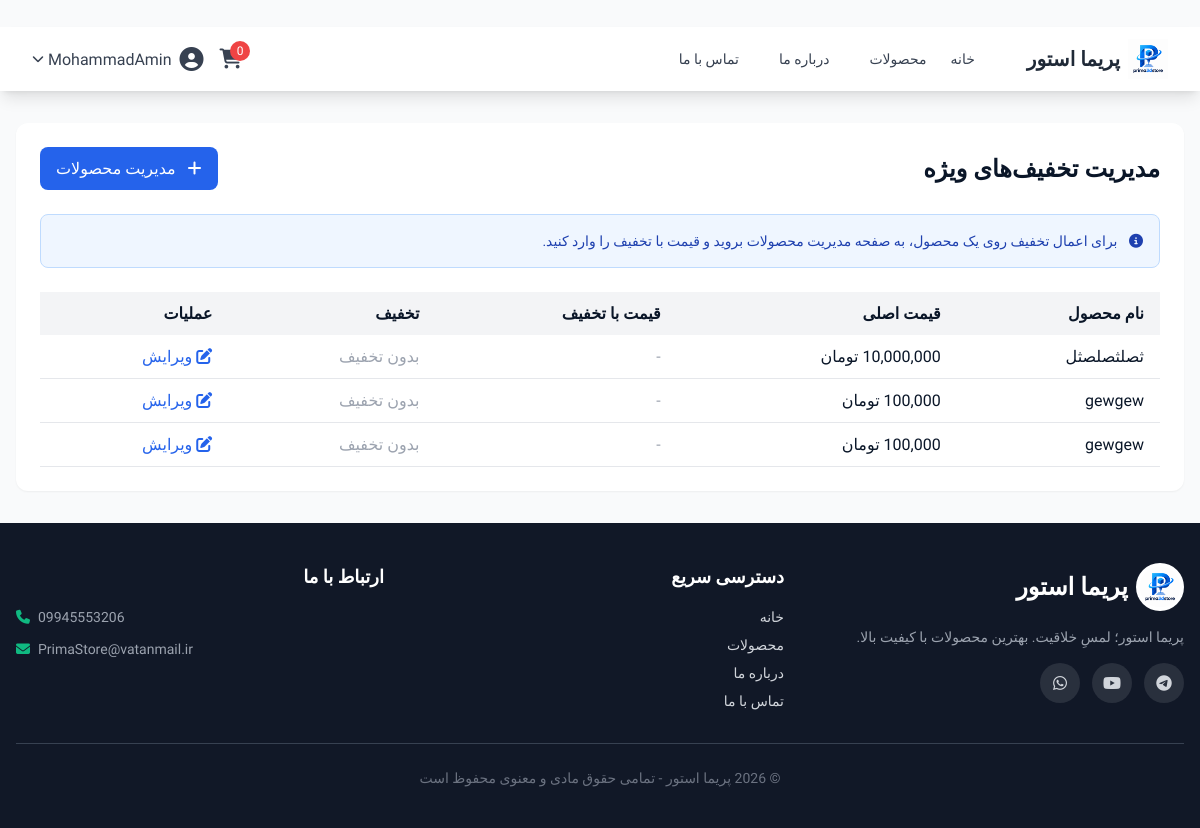
The app's page /admin/discounts (signed in), older data.
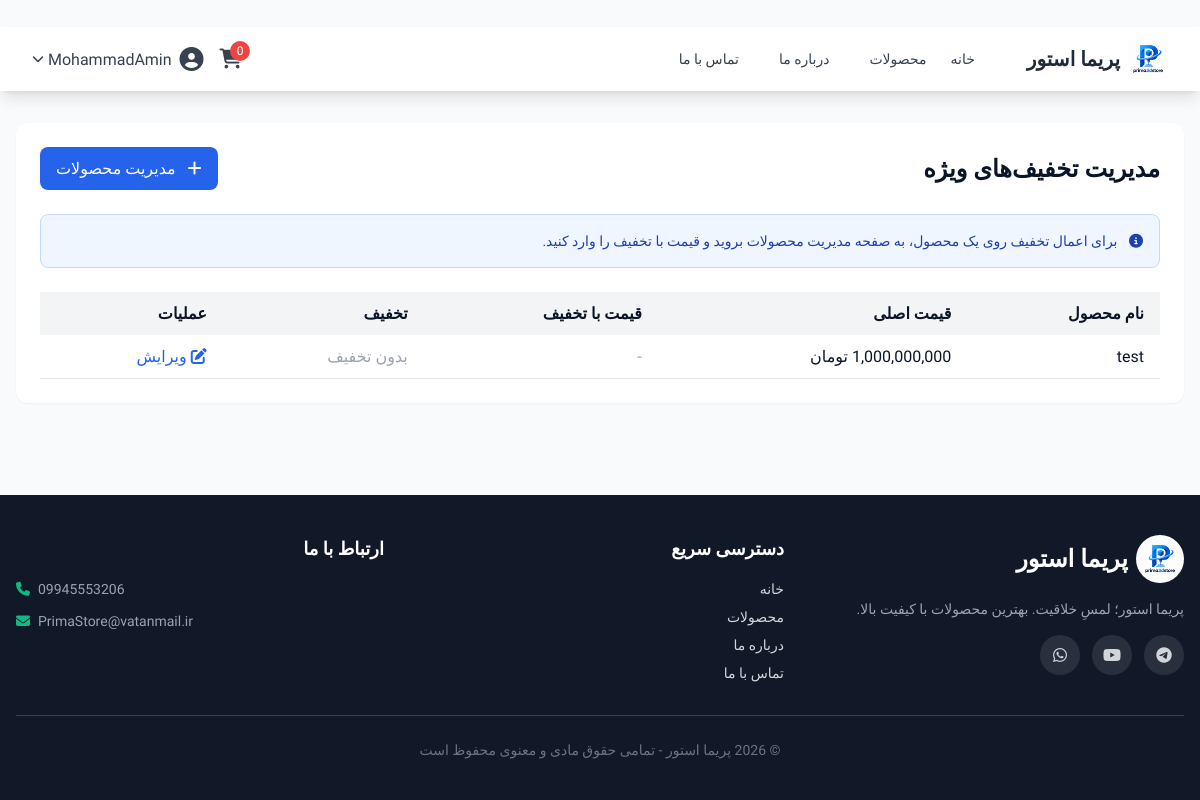
The same page, newer data.
### app/main.py (models this page shows)
class User(UserMixin, db.Model):
    __tablename__ = 'users'
    id = db.Column(db.Integer, primary_key=True)
    username = db.Column(db.String(80), unique=True, nullable=False)
    email = db.Column(db.String(120), unique=True, nullable=False)
    password_hash = db.Column(db.String(200), nullable=False)
    full_name = db.Column(db.String(100))
    is_admin = db.Column(db.Boolean, default=False)
    is_active = db.Column(db.Boolean, default=True)

class Product(db.Model):
    __tablename__ = 'products'
    id = db.Column(db.Integer, primary_key=True)
    name = db.Column(db.String(200), nullable=False)
    slug = db.Column(db.String(200), unique=True, nullable=False)
    description = db.Column(db.Text)
    price = db.Column(db.Numeric(10, 2), nullable=False)
    quantity = db.Column(db.Integer, default=0)
    category_id = db.Column(db.Integer, db.ForeignKey('categories.id'))
    user_id = db.Column(db.Integer, db.ForeignKey('users.id'))
    material = db.Column(db.String(100))
    color = db.Column(db.String(50), nullable=True)
    color_name = db.Column(db.String(50), nullable=True)
    is_available = db.Column(db.Boolean, default=True)
    status = db.Column(db.String(20), default='published')
    image_url = db.Column(db.String(300), nullable=True)
    discount_price = db.Column(db.Numeric(10, 2), nullable=True)
    sales_count = db.Column(db.Integer, default=0)
    view_count = db.Column(db.Integer, default=0)
    created_at = db.Column(db.DateTime, default=db.func.current_timestamp())
    variants = db.relationship('ProductVariant', back_populates='product', cascade='all, delete-orphan')
    specifications = db.relationship('ProductSpecification', back_populates='product', cascade='all, delete-orphan')
    gallery_images = db.relationship('ProductImage', back_populates='product', cascade='all, delete-orphan')

### app/main.py (the view)
@app.route('/admin/discounts')
@login_required
def admin_discounts():
    if not current_user.is_admin:
        flash('دسترسی غیرمجاز!', 'error')
        return redirect(url_for('index'))
    products = Product.query.order_by(Product.id.desc()).all()
    return render_template('admin/discounts.html', products=products)

### app/main.py (called while the page is built)
@login_manager.user_loader
def load_user(user_id):
    return User.query.get(int(user_id))

@app.template_filter('format_currency')
def format_currency(value):
    if value is None:
        return '۰ تومان'
    try:
        return f"{int(value):,} تومان"
    except:
        return '۰ تومان'

@app.context_processor
def inject_announcement():
    global announcement, announcement_link, announcement_page
    from datetime import datetime
    current_page = request.endpoint or ""
    show = False
    if announcement_page == "all":
        show = True
    elif announcement_page == "home" and current_page == "index":
        show = True
    elif announcement_page == "products" and current_page == "products":
        show = True
    elif announcement_page == "product" and current_page == "product_detail":
        show = True
    return {
        "announcement": announcement if show else None,
        "announcement_link": announcement_link if show else None,
        "now": datetime.now()
    }

### app/interfaces/templates/admin/discounts.html (shortened to what this page needs)
﻿{% extends "base.html" %}
{% block content %}
<div class="bg-white rounded-xl shadow-sm p-6">
    <div class="flex justify-between items-center mb-6">
        <h1 class="text-2xl font-bold">مدیریت تخفیف‌های ویژه</h1>
        <a href="/admin/products" class="bg-blue-600 text-white px-4 py-2 rounded-lg hover:bg-blue-700 transition">
            <i class="fas fa-plus ml-2"></i> مدیریت محصولات
        </a>
    </div>
    <div class="mb-6 p-4 bg-blue-50 rounded-lg border border-blue-200">
        <p class="text-sm text-blue-800">
            <i class="fas fa-info-circle ml-2"></i>
            برای اعمال تخفیف روی یک محصول، به صفحه مدیریت محصولات بروید و قیمت با تخفیف را وارد کنید.
        </p>
    </div>
    <div class="overflow-x-auto">
        <table class="w-full">
            <thead>
                <tr class="bg-gray-100">
                    <th class="px-4 py-3 text-right">نام محصول</th>
                    <th class="px-4 py-3 text-right">قیمت اصلی</th>
                    <th class="px-4 py-3 text-right">قیمت با تخفیف</th>
                    <th class="px-4 py-3 text-right">تخفیف</th>
                    <th class="px-4 py-3 text-right">عملیات</th>
                </tr>
            </thead>
            <tbody>
                {% for product in products %}
                <tr class="border-b hover:bg-gray-50">
                    <td class="px-4 py-3">{{ product.name }}</td>
                    <td class="px-4 py-3">{{ product.price|format_currency }}</td>
                    <td class="px-4 py-3">
                        {% if product.discount_price and product.discount_price < product.price %}
                            <span class="text-red-600 font-bold">{{ product.discount_price|format_currency }}</span>
                        {% else %}
                            <span class="text-gray-400">-</span>
                        {% endif %}
                    </td>
                    <td class="px-4 py-3">
                        {% if product.discount_price and product.discount_price < product.price %}
                            <span class="bg-green-100 text-green-800 px-2 py-1 rounded text-sm font-bold">
                                {{ ((product.price - product.discount_price) / product.price * 100)|round|int }}%
                            </span>
                        {% else %}
                            <span class="text-gray-400">بدون تخفیف</span>
                        {% endif %}
                    </td>
                    <td class="px-4 py-3">
                        <a href="/admin/products/edit/{{ product.id }}" class="text-blue-600 hover:text-blue-800">
                            <i class="fas fa-edit"></i> ویرایش
                        </a>
                    </td>
                </tr>
                {% endfor %}
            </tbody>
        </table>
    </div>
</div>
{% endblock %}

### app/interfaces/templates/base.html (shortened to what this page needs)
<!DOCTYPE html>
<html lang="fa" dir="rtl">
<head>
    <script src="{{ url_for('static', filename='js/tailwind.js') }}"></script>
    <link href="https://cdnjs.cloudflare.com/ajax/libs/font-awesome/6.5.1/css/all.min.css" rel="stylesheet">
    <link rel="stylesheet" href="{{ url_for('static', filename='css/style.css') }}">
</head>
<body class="bg-gray-50 flex flex-col min-h-screen">
    <nav class="bg-white shadow-lg sticky top-0 z-50">
        <div class="max-w-7xl mx-auto px-4 sm:px-6 lg:px-8">
            <div class="flex justify-between h-16">
                <div class="flex items-center">
                    <a href="/" class="flex items-center gap-2 group">
                        <img src="{{ url_for('static', filename='images/logo.png') }}" alt="پریما استور" class="h-10 w-10 object-contain transition-transform duration-300 group-hover:scale-110 group-hover:rotate-6">
                        <span class="text-xl font-bold text-gray-800 transition-colors duration-300 group-hover:text-emerald-600">پریما استور</span>
                    </a>
                    <div class="hidden md:flex mr-10 space-x-4">
                        <a href="/" class="text-gray-700 hover:text-emerald-600 px-3 py-2 rounded-md text-sm font-medium transition">خانه</a>
                        <a href="/products" class="text-gray-700 hover:text-emerald-600 px-3 py-2 rounded-md text-sm font-medium transition">محصولات</a>
                        <a href="/about" class="text-gray-700 hover:text-emerald-600 px-3 py-2 rounded-md text-sm font-medium transition">درباره ما</a>
                        <a href="/contact" class="text-gray-700 hover:text-emerald-600 px-3 py-2 rounded-md text-sm font-medium transition">تماس با ما</a>
                    </div>
                </div>
                <div class="flex items-center space-x-4 space-x-reverse">
                    <a href="/cart" class="relative text-gray-700 hover:text-emerald-600 transition">
                        <i class="fas fa-shopping-cart text-xl"></i>
                        <span class="absolute -top-2 -right-2 bg-red-500 text-white text-xs rounded-full h-5 w-5 flex items-center justify-center">
                            {{ session.get('cart', {})|length }}
                        </span>
                    </a>
                    {% if current_user.is_authenticated %}
                    <div class="relative group">
                        <button class="flex items-center text-gray-700 hover:text-emerald-600 transition">
                            <i class="fas fa-user-circle text-2xl"></i>
                            <span class="mr-2">{{ current_user.username }}</span>
                            <i class="fas fa-chevron-down text-xs mr-1"></i>
                        </button>
                    {% else %}
                    <a href="/auth/login" class="text-gray-700 hover:text-emerald-600 transition font-medium">ورود</a>
                    <a href="/auth/register" class="bg-emerald-600 text-white px-4 py-2 rounded-lg hover:bg-emerald-700 transition font-medium">ثبت‌نام</a>
                    {% endif %}
                </div>
            </div>
        </div>
    </nav>
    <main class="flex-grow max-w-7xl mx-auto w-full px-4 py-8">
        {% block content %}{% endblock %}
    </main>
    <footer class="footer bg-gray-900 text-gray-300 mt-auto">
        <div class="max-w-7xl mx-auto px-4 py-10">
            <div class="grid grid-cols-1 md:grid-cols-3 gap-8">
                <div>
                    <a href="/" class="flex items-center gap-2 mb-4 text-white">
                        <img src="{{ url_for('static', filename='images/logo.png') }}" alt="پریما استور" class="h-12 w-12 object-contain bg-white rounded-full p-1">
                        <span class="text-2xl font-bold">پریما استور</span>
                    </a>
                    <p class="text-sm text-gray-400 mb-4">پریما استور؛ لمسِ خلاقیت. بهترین محصولات با کیفیت بالا.</p>
                    <div class="flex gap-3 mt-4">
                        <a href="#" class="social-icon"><i class="fab fa-telegram"></i></a>
                        <a href="#" class="social-icon"><i class="fab fa-youtube"></i></a>
                        <a href="#" class="social-icon"><i class="fab fa-whatsapp"></i></a>
                    </div>
                </div>
                <div>
                    <h4 class="text-white font-bold mb-4 text-lg">دسترسی سریع</h4>
                    <ul class="space-y-2 text-sm">
                        <li><a href="/" class="hover:text-emerald-400 transition">خانه</a></li>
                        <li><a href="/products" class="hover:text-emerald-400 transition">محصولات</a></li>
                        <li><a href="/about" class="hover:text-emerald-400 transition">درباره ما</a></li>
                        <li><a href="/contact" class="hover:text-emerald-400 transition">تماس با ما</a></li>
                    </ul>
                </div>
                <div>
                    <h4 class="text-white font-bold mb-4 text-lg">ارتباط با ما</h4>
                    <ul class="space-y-3 text-sm text-gray-400">
                        <li class="flex items-center gap-2" dir="ltr"><i class="fas fa-phone text-emerald-500"></i> 09945553206</li>
                        <li class="flex items-center gap-2" dir="ltr"><i class="fas fa-envelope text-emerald-500"></i> PrimaStore@vatanmail.ir</li>
                    </ul>
                </div>
            </div>
            <div class="border-t border-gray-700 mt-8 pt-6 text-center text-sm text-gray-500">
                © 2026 پریما استور - تمامی حقوق مادی و معنوی محفوظ است
            </div>
        </div>
    </footer>
</body>
</html>

### app/interfaces/static/css/style.css (style rules this page uses)
:root { --bg-primary: #f0f2f5; --bg-secondary: #ffffff; --bg-card: #ffffff; --bg-card-hover: #f8faff; --text-primary: #0a1628; --text-secondary: #4a5568; --text-muted: #a0aec0; --border-color: #e2e8f0; --primary: #2563eb; --primary-dark: #1d4ed8; --primary-light: rgba(37, 99, 235, 0.1); --primary-gradient: linear-gradient(135deg, #2563eb, #7c3aed); --secondary: #0ea5e9; --accent: #ec4899; --success: #10b981; --warning: #f59e0b; --shadow-sm: 0 1px 3px rgba(0,0,0,0.06); --shadow: 0 4px 20px rgba(0,0,0,0.08); --shadow-lg: 0 8px 40px rgba(0,0,0,0.12); --shadow-xl: 0 12px 60px rgba(0,0,0,0.16); --shadow-primary: 0 4px 20px rgba(37, 99, 235, 0.35); --radius: 16px; --radius-lg: 24px; --transition: all 0.3s cubic-bezier(0.4, 0, 0.2, 1); }
* { margin: 0; padding: 0; box-sizing: border-box; }
html { scroll-behavior: smooth; }
body { background: var(--bg-primary); color: var(--text-primary); font-family: 'Vazirmatn', system-ui, -apple-system, sans-serif; transition: var(--transition); min-height: 100vh; line-height: 1.7; }

### app/interfaces/templates/base.html (style rules this page uses)
body { font-family: 'Vazirmatn', sans-serif; }
.footer .social-icon { display: inline-flex; align-items: center; justify-content: center; width: 40px; height: 40px; border-radius: 50%; background: rgba(255,255,255,0.1); transition: all 0.3s; }

Row changes from the older to the newer data that the page shows:
removed Product: name "ثصلثصلصثل", price "10,000,000 تومان", shows "بدون تخفیف"
removed Product: name "gewgew", price "100,000 تومان", shows "بدون تخفیف"
removed Product: name "gewgew", price "100,000 تومان", shows "بدون تخفیف"
added Product: name "test", price "1,000,000,000 تومان", shows "بدون تخفیف"
